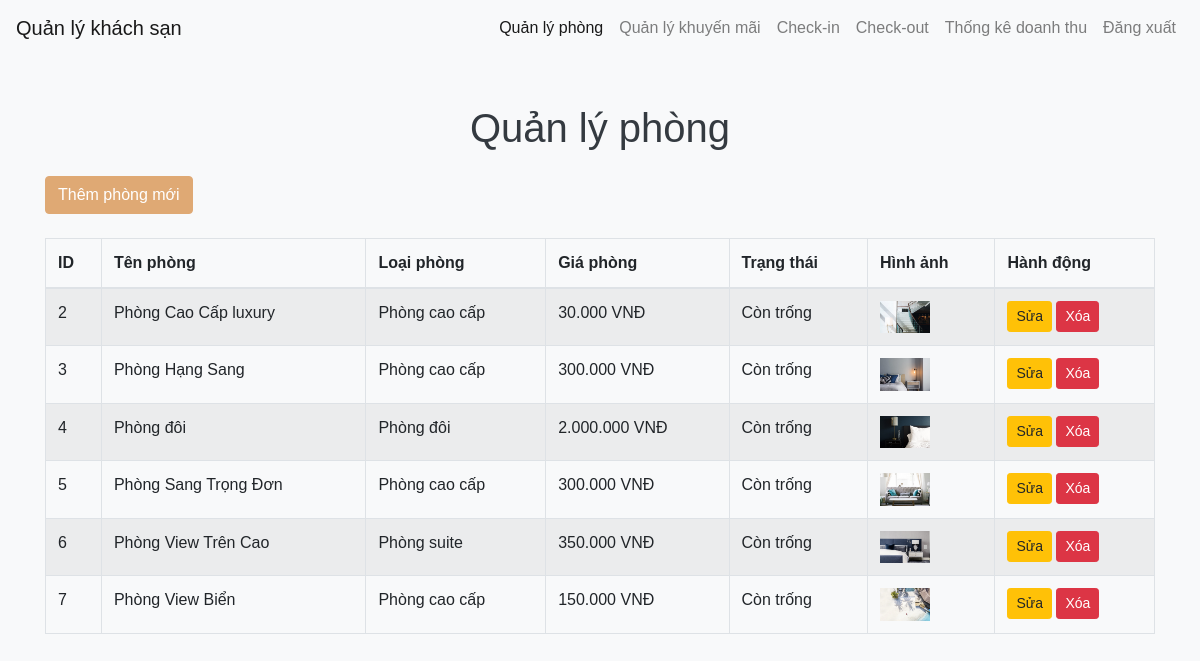
/manage-room/, run on an earlier commit of the app's database.
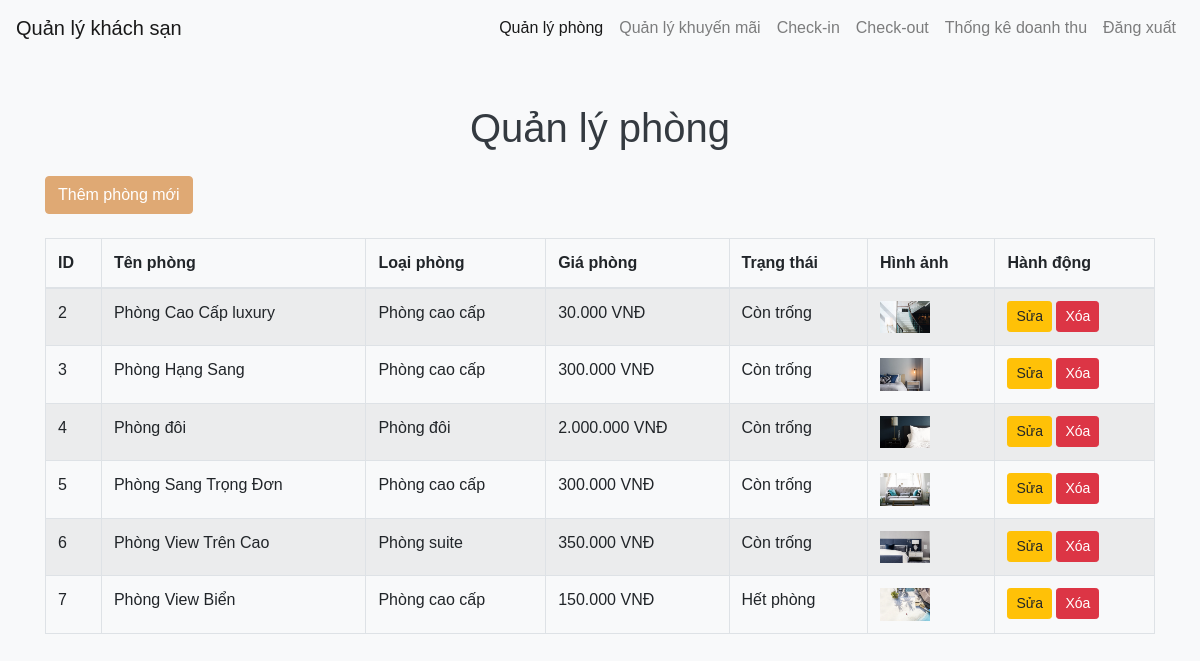
And on a later commit of the database.
### app/models.py (models this page shows, shortened)
class Room(models.Model):
    ROOM_TYPES = (
        ('single', 'Phòng đơn'),
        ('double', 'Phòng đôi'),
        ('suite', 'Phòng suite'),
        ('deluxe', 'Phòng cao cấp'),
    )
    name = models.CharField(max_length=200, verbose_name="Tên phòng")
    room_type = models.CharField(max_length=20, choices=ROOM_TYPES, verbose_name="Loại phòng")
    price = models.DecimalField(max_digits=10, decimal_places=2, verbose_name="Giá mỗi đêm (VNĐ)")
    size = models.IntegerField(help_text="Diện tích tính bằng mét vuông", verbose_name="Diện tích")
    service = models.CharField(max_length=200, verbose_name="Dịch vụ")
    capacity = models.IntegerField(help_text="Số khách tối đa", verbose_name="Sức chứa")
    description = RichTextField(verbose_name="Mô tả chi tiết")
    image = models.ImageField(upload_to='rooms/', verbose_name="Hình ảnh")
    is_available = models.BooleanField(default=True, verbose_name="Còn trống")
    created_at = models.DateTimeField(auto_now_add=True, verbose_name="Ngày tạo")
    updated_at = models.DateTimeField(auto_now=True, verbose_name="Ngày cập nhật")
    def formatted_price(self):
        return f"{self.price:,.0f}".replace(",", ".")
    class Meta:
        ordering = ['-created_at']
        verbose_name = "Phòng"
        verbose_name_plural = "Các phòng"

### app/views.py (the view)
# urls.py: path('manage-room/', views.manage_room, name='manage_room'),
def manage_room(request):
    rooms = Room.objects.all().order_by('id')  # Sort by ID in ascending order
    context = {'rooms': rooms}
    return render(request, 'quanliphong.html', context)

### app/templates/quanliphong.html (shortened to what this page needs)
{% load static %}
<!DOCTYPE html>
<html lang="vi">
  <head>
    <link
      href="https://stackpath.bootstrapcdn.com/bootstrap/4.5.2/css/bootstrap.min.css"
      rel="stylesheet"
    />
    <link rel="stylesheet" href="{% static 'css/font-awesome.min.css' %}" />
    <link rel="stylesheet" href="{% static 'css/admin.css' %}" />
  </head>
  <body>
    <nav class="navbar navbar-expand-lg navbar-light bg-light">
      <a class="navbar-brand" href="#">Quản lý khách sạn</a>
      <div class="collapse navbar-collapse" id="navbarNav">
        <ul class="navbar-nav ml-auto">
          <li class="nav-item">
            <a class="nav-link active" href="{% url 'manage_room' %}"
              >Quản lý phòng</a
            >
          </li>
          <li class="nav-item">
            <a class="nav-link" href="{% url 'manage_promotions' %}"
              >Quản lý khuyến mãi</a
            >
          </li>
          <li class="nav-item">
            <a class="nav-link" href="{% url 'check_in' %}">Check-in</a>
          </li>
          <li class="nav-item">
            <a class="nav-link" href="{% url 'check_out' %}">Check-out</a>
          </li>
          <li class="nav-item">
            <a class="nav-link" href="{% url 'thongkedoanhthu' %}"
              >Thống kê doanh thu</a
            >
          </li>
          <li class="nav-item">
            <a class="nav-link" href="{% url 'logout' %}">Đăng xuất</a>
          </li>
        </ul>
      </div>
    </nav>
    <div class="container mt-5">
      <h1 class="text-center">Quản lý phòng</h1>
      <div class="row mt-4">
        <div class="col-md-12">
          <a href="{% url 'admin:app_room_add' %}" class="btn btn-success mb-4"
            >Thêm phòng mới</a
          >
        </div>
      </div>
      <div class="row">
        <div class="col-md-12">
          <table class="table table-striped table-bordered">
            <thead>
              <tr>
                <th>ID</th>
                <th>Tên phòng</th>
                <th>Loại phòng</th>
                <th>Giá phòng</th>
                <th>Trạng thái</th>
                <th>Hình ảnh</th>
                <th>Hành động</th>
              </tr>
            </thead>
            <tbody>
              {% for room in rooms %}
              <tr>
                <td>{{ room.id }}</td>
                <td>{{ room.name }}</td>
                <td>{{ room.get_room_type_display }}</td>
                <td>{{ room.formatted_price }} VNĐ</td>
                <td>{{ room.is_available|yesno:"Còn trống,Hết phòng" }}</td>
                <td>
                  <img src="{{ room.image.url }}" width="50" alt="Image" />
                </td>
                <td>
                  <a
                    href="{% url 'admin:app_room_change' room.id %}"
                    class="btn btn-warning btn-sm"
                    >Sửa</a
                  >
                  <a
                    href="{% url 'room_delete' room.id %}"
                    class="btn btn-danger btn-sm"
                    >Xóa</a
                  >
                </td>
              </tr>
              {% empty %}
              <tr>
                <td colspan="7" class="text-center">
                  Không có khuyến mãi nào.
                </td>
              </tr>
              {% endfor %}
            </tbody>
          </table>
        </div>
      </div>
    </div>
  </body>
</html>

What changed in the data, as far as the page shows it:
changed Room "Phòng View Biển": is_available "Còn trống" → "Hết phòng"
